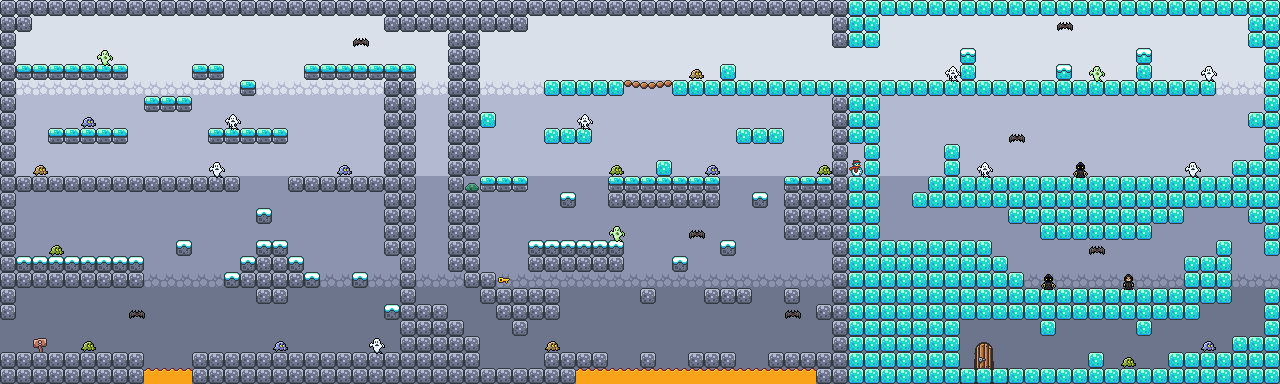

A 2D game scene composited from a Tiled map and its tileset images. What follows is a short description and the map's XML, with each tile layer's data collapsed to a summary:
An orthogonal 80x24 tile map with 16x16 px tiles, 5 tile layers (background, ground, decoration, creatures, ...), 3 tilesets.

<map version="1.8" tiledversion="1.8.0" orientation="orthogonal" renderorder="right-down" width="80" height="24" tilewidth="16" tileheight="16" infinite="0" nextlayerid="12" nextobjectid="1">
 <tileset firstgid="1" source="tiles.tsx" />
 <tileset firstgid="177" source="creatures.tsx" />
 <tileset firstgid="249" source="tiles2.tsx" />
 <group id="2" name="tilemap">
  <layer id="1" name="background" width="80" height="24" locked="1">
   <data>[1920 cells, 1920 non-empty, 7 distinct tile ids]</data>
  </layer>
  <layer id="3" name="ground" width="80" height="24">
   <data>[1920 cells, 746 non-empty, 15 distinct tile ids]</data>
  </layer>
  <layer id="7" name="decoration" width="80" height="24">
   <data>[1920 cells, 9 non-empty, 9 distinct tile ids]</data>
  </layer>
 </group>
 <group id="6" name="creatures">
  <layer id="11" name="creatures" width="80" height="24" offsetx="1" offsety="2">
   <data>[1920 cells, 34 non-empty, 9 distinct tile ids]</data>
  </layer>
 </group>
 <group id="5" name="items">
  <layer id="10" name="coins" width="80" height="24">
   <data>[1920 cells, 3 non-empty, 3 distinct tile ids]</data>
  </layer>
 </group>
</map>
